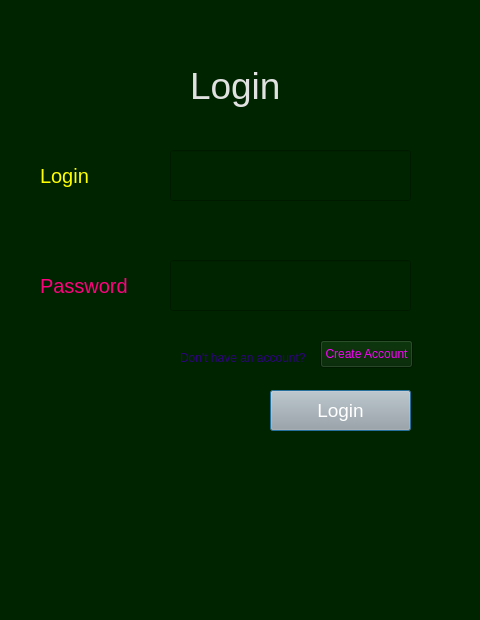
<?xml version="1.0" encoding="UTF-8"?>
<ui version="4.0">
 <class>Dialog</class>
 <widget class="QDialog" name="Dialog">
  <property name="geometry">
   <rect>
    <x>0</x>
    <y>0</y>
    <width>480</width>
    <height>620</height>
   </rect>
  </property>
  <property name="windowTitle">
   <string>Dialog</string>
  </property>
  <property name="styleSheet">
   <string notr="true">background-color: rgb(0, 36, 0)</string>
  </property>
  <widget class="QLabel" name="label">
   <property name="geometry">
    <rect>
     <x>190</x>
     <y>50</y>
     <width>121</width>
     <height>71</height>
    </rect>
   </property>
   <property name="styleSheet">
    <string notr="true">color:rgb(225, 225, 225); font-size:28pt;</string>
   </property>
   <property name="text">
    <string>Login</string>
   </property>
  </widget>
  <widget class="QLabel" name="label_2">
   <property name="geometry">
    <rect>
     <x>40</x>
     <y>160</y>
     <width>101</width>
     <height>31</height>
    </rect>
   </property>
   <property name="styleSheet">
    <string notr="true">font-size:15pt; color:rgb(255, 255, 0);</string>
   </property>
   <property name="text">
    <string>Login</string>
   </property>
  </widget>
  <widget class="QLineEdit" name="email">
   <property name="geometry">
    <rect>
     <x>170</x>
     <y>150</y>
     <width>241</width>
     <height>51</height>
    </rect>
   </property>
   <property name="styleSheet">
    <string notr="true">font-size:14pt; color:rgb(243, 243, 243)</string>
   </property>
  </widget>
  <widget class="QLineEdit" name="password">
   <property name="geometry">
    <rect>
     <x>170</x>
     <y>260</y>
     <width>241</width>
     <height>51</height>
    </rect>
   </property>
   <property name="styleSheet">
    <string notr="true">font-size:14pt; color:rgb(243, 243, 243)</string>
   </property>
   <property name="text">
    <string/>
   </property>
  </widget>
  <widget class="QLabel" name="label_3">
   <property name="geometry">
    <rect>
     <x>40</x>
     <y>270</y>
     <width>111</width>
     <height>31</height>
    </rect>
   </property>
   <property name="styleSheet">
    <string notr="true">font-size:15pt; color:rgb(255, 0, 127)</string>
   </property>
   <property name="text">
    <string>Password</string>
   </property>
  </widget>
  <widget class="QPushButton" name="loginbutton">
   <property name="geometry">
    <rect>
     <x>270</x>
     <y>390</y>
     <width>141</width>
     <height>41</height>
    </rect>
   </property>
   <property name="styleSheet">
    <string notr="true">background-color: rgb(167, 168, 167); font-size:14pt; color:rgb(255, 255, 255)</string>
   </property>
   <property name="text">
    <string>Login</string>
   </property>
  </widget>
  <widget class="QLabel" name="label_4">
   <property name="geometry">
    <rect>
     <x>180</x>
     <y>350</y>
     <width>171</width>
     <height>16</height>
    </rect>
   </property>
   <property name="styleSheet">
    <string notr="true">color:rgb(44, 2, 124)</string>
   </property>
   <property name="text">
    <string>Don't have an account?</string>
   </property>
  </widget>
  <widget class="QPushButton" name="createaccbutton">
   <property name="geometry">
    <rect>
     <x>320</x>
     <y>340</y>
     <width>93</width>
     <height>28</height>
    </rect>
   </property>
   <property name="styleSheet">
    <string notr="true">color:rgb(255, 0, 255)</string>
   </property>
   <property name="text">
    <string>Create Account</string>
   </property>
  </widget>
 </widget>
 <resources/>
 <connections/>
</ui>
